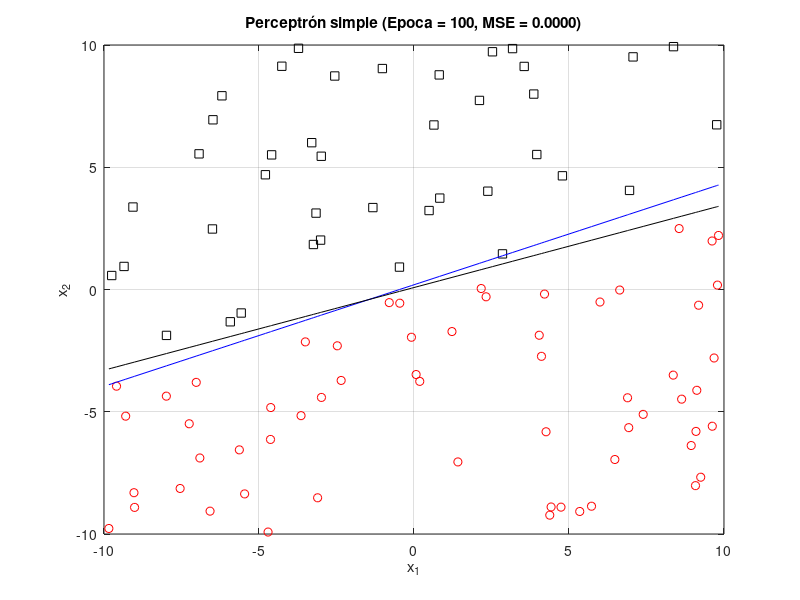

Write the MATLAB code that produced this figure. (Note: this script raises an error after producing the figure.)
clc;
close all;
clear;

rng_mx = 10;
rng_mn = -10;
nm = 100;

x1 = (rng_mx-rng_mn)*rand(nm, 1)+rng_mn;
x2 = (rng_mx-rng_mn)*rand(nm, 1)+rng_mn;

m = rand();
b = rand();
xo = sort(x1);
yo = m.*xo+b;
x2e = m.*x1+b;
cls = x2>x2e;
id0 = cls==0;
id1 = ~id0;

vw = rand(3,1);
nep = 100;
n_ap = 1/abs(max([x1;x2]))-eps;
vMSE = zeros(1,nep);

nep_mx = nep;
for i1=1:nep
    u = [x1 x2 ones(nm,1)]*vw;
    fu = u>=0;
    err = cls-fu;
    vMSE(i1) = sqrt(err'*err)/nm;
    id_err = err~=0;
    
    y1 = -xo*vw(1)/vw(2)-vw(3)/vw(2);
    dvw = n_ap*([x1'; x2'; ones(1,nm)]*err);
    vw = vw+dvw;

    if i1>2
        if (vMSE(i1)==0)&&(vMSE(i1-1)>0)
            nep_mx = i1;
        end
    end

    fig1 = figure(1);
    plot(x1(id0), x2(id0), 'ro');
    axis([rng_mn, rng_mx, rng_mn, rng_mx])
    hold on;
    plot(x1(id1), x2(id1), 'ks');
    plot(x1(id_err), x2(id_err), 'b*');
    plot(xo, yo, 'b-');
    plot(xo, y1, 'k-');
    xlabel('x_1');
    ylabel('x_2');
    grid on;
    title(sprintf('Perceptrón simple (Epoca = %d, MSE = %.4f)', i1, vMSE(i1)))
    hold off;
    frame = getframe(fig1);
    im{i1} = frame2im(frame);
end

filename = 'testAnimated.gif';
for idx = 1:nep_mx
    [A,map] = rgb2ind(im{idx},256);
    if idx == 1
        imwrite(A,map,filename,'gif','LoopCount',Inf,'DelayTime',1);
    else
        imwrite(A,map,filename,'gif','WriteMode','append','DelayTime',1);
    end
end

figure(2)
plot(1:nep,vMSE,'b*-');
grid on;
ylabel('MSE');
xlabel('Epoch');